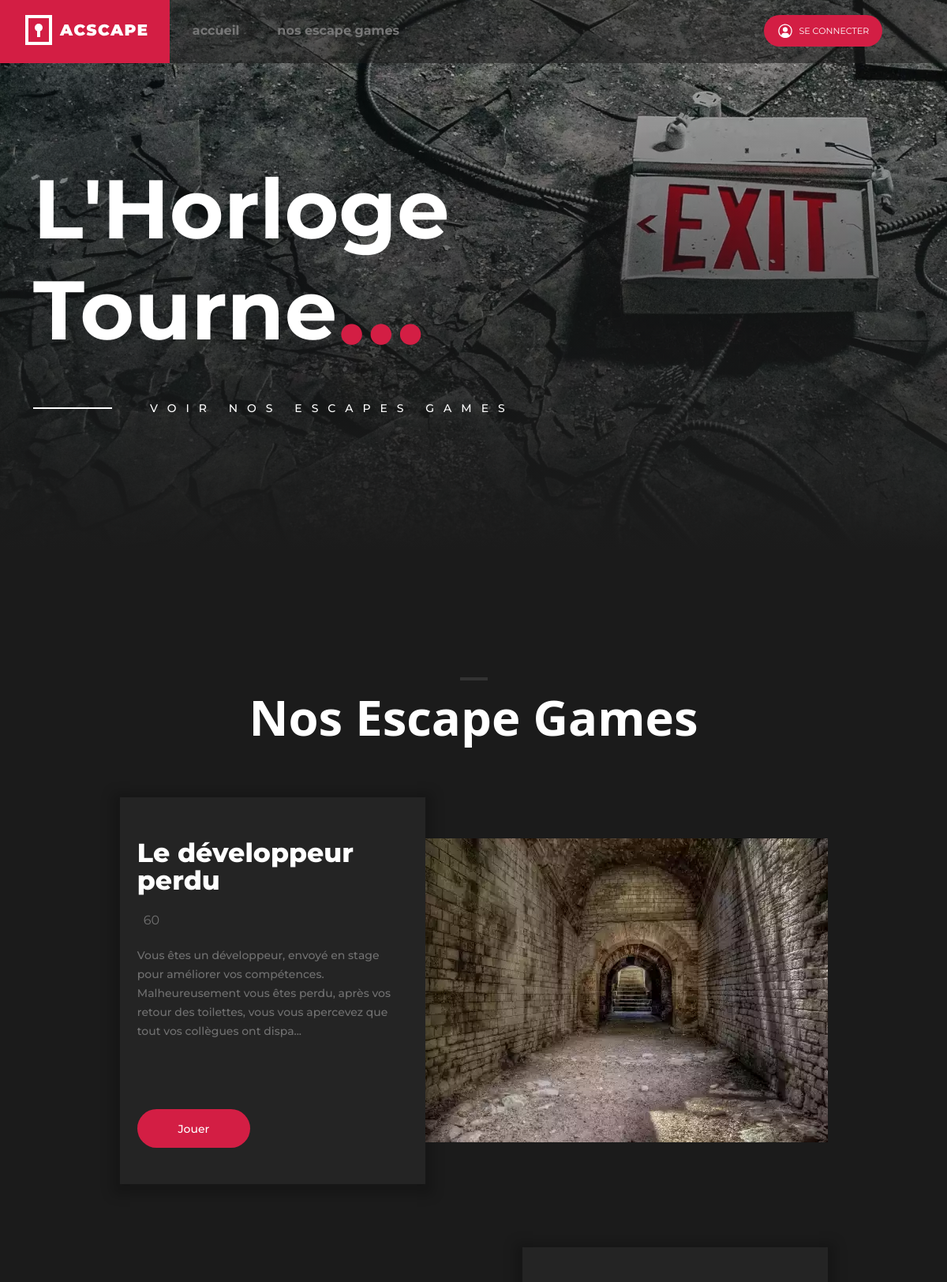
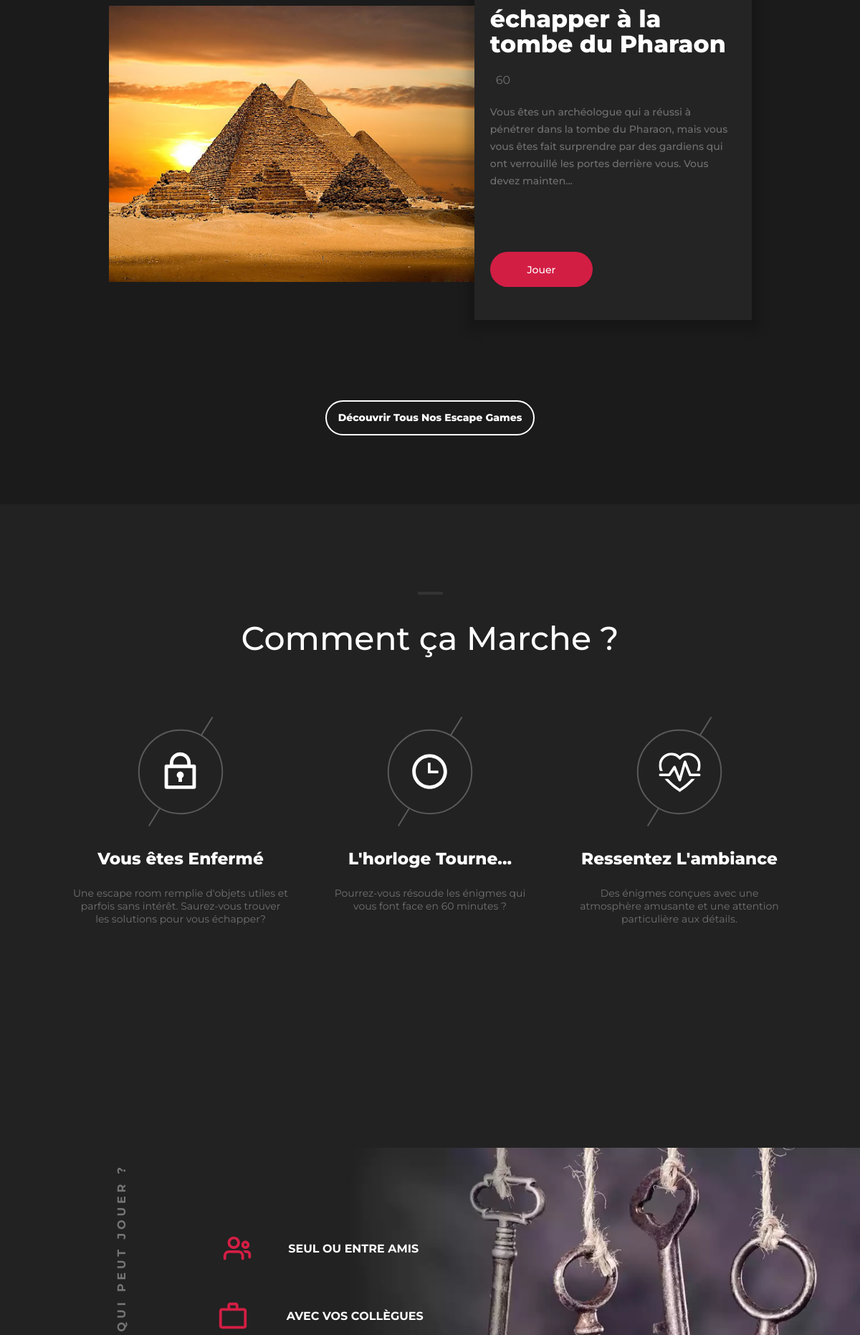
The page / (upper part) on the database its author committed (2 pictures, top to bottom).
### tables this page shows
CREATE TABLE IF NOT EXISTS `scripts` (
  `id` int(11) NOT NULL AUTO_INCREMENT,
  `title` varchar(255) NOT NULL,
  `difficulty` tinyint(4) NOT NULL DEFAULT '3',
  `description` text NOT NULL,
  `winner_msg` varchar(255) NOT NULL,
  `lost_msg` varchar(255) NOT NULL,
  `picture` text,
  `duration` int(11) NOT NULL DEFAULT '60',
  `user_id` int(11) NOT NULL,
  PRIMARY KEY (`id`),
  KEY `users` (`user_id`)
);

### app/Controllers/Controller.php (called while the page is built, shortened)
<?php
abstract class Controller {
    protected $db;
    public function __construct(DBConnection $db)
    {
        $this->db = $db;
    }
    protected function view(string $path, array $params = null)
    {
        $path = str_replace('.', DIRECTORY_SEPARATOR, $path);
        require VIEWS . $path . '.php';
        require VIEWS . 'layout.php';
    }
    protected function getDB()
    {
        return $this->db;
    }
}

### app/Controllers/BlogController.php (called while the page is built, shortened)
<?php
class BlogController extends Controller {
    public function welcome()
    {
        $script = new Script($this->getDB());
        $script = $script->all();
        return $this->view('home.welcome' , compact('script'));
    }
}

### routes/Route.php (called while the page is built, shortened)
<?php
class Route {
    public $path;
    public $action;
    public $matches;
    public function __construct($path, $action)
    {
        $this->path = trim($path, '/');
        $this->action = $action;
    }
    public function matches(string $url)
    {
        $path = preg_replace('#:([\w]+)#', '([^/]+)', $this->path);
        $pathToMatch = "#^$path$#";
        if (preg_match($pathToMatch, $url, $matches)) {
            $this->matches = $matches;
            return true;
        } else {
            return false;
        }
    }
    public function execute()
    {
        $params = explode('@', $this->action);
        $controller = new $params[0](new DBConnection(DB_NAME, DB_HOST, DB_USER, DB_PWD));
        $method = $params[1];
        return isset($this->matches[1]) ? $controller->$method($this->matches[1]) : $controller->$method();
    }
}

### routes/Router.php (called while the page is built, shortened)
<?php
class Router {
    public $url;
    public $routes = [];
    public function __construct($url)
    {
        $this->url = trim($url, '/');
    }
    public function get(string $path, string $action)
    {
        $this->routes['GET'][] = new Route($path, $action);
    }
    public function post(string $path, string $action)
    {
        $this->routes['POST'][] = new Route($path, $action);
    }
    public function run()
    {
        foreach ($this->routes[$_SERVER['REQUEST_METHOD']] as $route) {
            if ($route->matches($this->url)) {
                return $route->execute();
            }
        }
        throw new NotFoundException("La page demandée est introuvable.");
    }
}

### public/index.php (called while the page is built, shortened)
<?php
$router = new Router($_GET['url']);
$router->get('/', 'App\Controllers\BlogController@welcome');
$router->get('/index', 'App\Controllers\BlogController@index');
$router->get('/show/:id', 'App\Controllers\BlogController@show');
$router->get('/login', 'App\Controllers\UserController@login');
$router->post('/login', 'App\Controllers\UserController@loginPost');
$router->get('/logout', 'App\Controllers\UserController@logout');
$router->get('/register', 'App\Controllers\UserController@register');
$router->post('/register', 'App\Controllers\UserController@registerPost');
$router->get('/forgot', 'App\Controllers\UserController@forgot');
$router->post('/forgot', 'App\Controllers\UserController@forgotPost');
$router->get('/reset', 'App\Controllers\UserController@reset');
$router->post('/reset', 'App\Controllers\UserController@resetPost');
$router->get('/ingame/:id', 'App\Controllers\InGameController@index');
$router->get('/ingame/show', 'App\Controllers\InGameController@show');
$router->get('/json/data', 'App\Controllers\InGameController@jsonGame');
$router->get('/admin/posts', 'App\Controllers\Admin\PostController@index');
$router->get('/admin/script', 'App\Controllers\Admin\ScriptController@index');
$router->get('/admin/script/create', 'App\Controllers\Admin\ScriptController@create');
$router->post('/admin/script/create', 'App\Controllers\Admin\ScriptController@createScript');
$router->post('/admin/script/delete/:id', 'App\Controllers\Admin\ScriptController@destroy');
$router->get('/admin/script/edit/:id', 'App\Controllers\Admin\ScriptController@edit');
$router->post('/admin/script/edit/:id', 'App\Controllers\Admin\ScriptController@update');
$router->get('/admin/script/show/:id', 'App\Controllers\Admin\ScriptController@show');
$router->get('/admin/room/create', 'App\Controllers\Admin\RoomController@create');
$router->post('/admin/room/create', 'App\Controllers\Admin\RoomController@createRoom');
$router->post('/admin/room/delete/:id', 'App\Controllers\Admin\RoomController@destroy');
$router->get('/admin/room/edit/:id', 'App\Controllers\Admin\RoomController@edit');
$router->post('/admin/room/edit/:id', 'App\Controllers\Admin\RoomController@update');
$router->get('/admin/room/show/:id', 'App\Controllers\Admin\RoomController@show');
$router->get('/admin/furniture', 'App\Controllers\Admin\FurnitureController@index');
$router->get('/admin/furniture/create', 'App\Controllers\Admin\FurnitureController@create');
$router->post('/admin/furniture/create', 'App\Controllers\Admin\FurnitureController@createFurniture');
$router->post('/admin/furniture/delete/:id', 'App\Controllers\Admin\FurnitureController@destroy');
$router->get('/admin/furniture/edit/:id', 'App\Controllers\Admin\FurnitureController@edit');
$router->post('/admin/furniture/edit/:id', 'App\Controllers\Admin\FurnitureController@update');
$router->get('/admin/furniture/show/:id', 'App\Controllers\Admin\FurnitureController@show');
$router->get('/admin/objects', 'App\Controllers\Admin\ObjectsController@index');
$router->get('/admin/objects/create', 'App\Controllers\Admin\ObjectsController@create');
$router->post('/admin/objects/create', 'App\Controllers\Admin\ObjectsController@createObject');
$router->post('/admin/objects/delete/:id', 'App\Controllers\Admin\ObjectsController@destroy');
$router->get('/admin/objects/edit/:id', 'App\Controllers\Admin\ObjectsController@edit');
$router->post('/admin/objects/edit/:id', 'App\Controllers\Admin\ObjectsController@update');
$router->get('/admin/objects/show/:id', 'App\Controllers\Admin\ObjectsController@show');
$router->get('/admin/interactions', 'App\Controllers\Admin\InteractionsController@index');
$router->get('/admin/interactions/create', 'App\Controllers\Admin\InteractionsController@create');
$router->post('/admin/interactions/create', 'App\Controllers\Admin\InteractionsController@createInteraction');
$router->post('/admin/interactions/delete/:id', 'App\Controllers\Admin\InteractionsController@destroy');
$router->get('/admin/interactions/edit/:id', 'App\Controllers\Admin\InteractionsController@edit');
$router->post('/admin/interactions/edit/:id', 'App\Controllers\Admin\InteractionsController@update');
$router->get('/admin/interactions/show/:id', 'App\Controllers\Admin\InteractionsController@show');
$router->get('/admin/padlock', 'App\Controllers\Admin\PadlockController@index');
$router->get('/admin/padlock/create', 'App\Controllers\Admin\PadlockController@create');
$router->post('/admin/padlock/create', 'App\Controllers\Admin\PadlockController@createPadlock');
$router->post('/admin/padlock/delete/:id', 'App\Controllers\Admin\PadlockController@destroy');
$router->get('/admin/padlock/edit/:id', 'App\Controllers\Admin\PadlockController@edit');
$router->post('/admin/padlock/edit/:id', 'App\Controllers\Admin\PadlockController@update');
$router->get('/admin/padlock/show/:id', 'App\Controllers\Admin\PadlockController@show');
$router->get('/admin/game', 'App\Controllers\Admin\GameController@index');
try {
    $router->run();
} catch (NotFoundException $e) {
    return $e->error404();
}

### app/Models/Model.php (called while the page is built, shortened)
<?php
abstract class Model {
    protected $db;
    protected $table;
    public function __construct(DBConnection $db)
    {
        $this->db = $db;
    }
    public function all()
    {
        return $this->query("SELECT * FROM {$this->table}  ORDER BY id DESC");
    }
    public function query(string $sql, array $param = null, bool $single = null)
    {
        $method = is_null($param) ? 'query' : 'prepare';
        $fetch = is_null($single) ? 'fetchAll' : 'fetch';
        $stmt = $this->db->getPDO()->$method($sql);
        $stmt->setFetchMode(PDO::FETCH_CLASS, get_class($this), [$this->db]);
        if ($method === 'query') {
            return $stmt->$fetch();
        } else {
            $stmt->execute($param);
            return $stmt->$fetch();
        }
    }
}

### database/DBConnection.php (called while the page is built, shortened)
<?php
class DBConnection {
    private $dbname;
    private $host;
    private $username;
    private $password;
    private $pdo;
    public function __construct(string $dbname, string $host, string $username, string $password)
    {
        $this->dbname = $dbname;
        $this->host = $host;
        $this->username = $username;
        $this->password = $password;
    }
    public function getPDO(): PDO
    {
        return $this->pdo ?? $this->pdo = new PDO("mysql:dbname={$this->dbname};host={$this->host}", $this->username, $this->password, [
            PDO::ATTR_ERRMODE => PDO::ERRMODE_EXCEPTION,
            PDO::ATTR_DEFAULT_FETCH_MODE => PDO::FETCH_OBJ,
            PDO::MYSQL_ATTR_INIT_COMMAND => 'SET CHARACTER SET UTF8'
        ]);
    }
}

### views/home/welcome.php (the view, shortened to what this page needs)
<?php $title = "ACScape Accueil";
$script = $params['script'];
?>
<section class="container-fluid homepageTop d-flex align-items-center">
    <div class="hook container">
        <div class="title d-flex flex-column mb-3">
            <p class="m-0">L'Horloge </p>
            <div class="d-flex">
                <p class="m-0">Tourne</p>
                <div class="d-flex align-items-end little_red_circle">
                    <span>&#x25CF;</span><span>&#x25CF;</span><span>&#x25CF;</span>
                </div>
            </div>
        </div>
        <div class="line_text d-flex align-items-center gap-5">
            <span class="line"></span>
            <a href="/index">
                voir nos escapes games
            </a>
        </div>
    </div>
</section>
<section class="enigmes container d-flex flex-column gap-5 justify-content-evenly my-5" id='first_section'>
    <div class="d-flex flex-column justify-content-center align-items-center">
        <span class="mini_line"></span>
        <h3 class="text-center subtitle">Nos Escape Games</h3>
    </div>
    <div class="first_game d-flex flex-column flex-lg-row justify-content-center my-3">
        <div class="content_game col-lg-4 flex-lg-column d-lg-flex justify-content-evenly">
            <div class="title_game">
                <h3><?= $script[0]->title ?></h3>
            </div>
            <div class="time_game d-flex gap-2 align-items-center mb-3 mt-2">
                <p class="m-0 duration_color"><?= $script[0]->duration ?></p>
            </div>
            <div class="description_game">
                <p><?= substr($script[0]->description, 0, 200) . '...'?></p>
            </div>
            <div class="button_game mt-5 pt-3 mb-3">
                <a class='d-flex justify-content-center align-items-center' href="/show/<?= $script[0]->id?>">Jouer</a>
            </div>
        </div>
        <div class="img_game my-auto col-lg-8 row">
            <img src="\assets\pictures\scripts\<?= $script[0]->picture ?>" class="img-fluid" alt="" width="510"
                height="534">
            <a class='d-flex justify-content-center align-items-center' href="/show/<?= $script[0]->id?>">Jouer</a>
        </div>
    </div>
    <div class="second_game d-flex flex-column-reverse flex-lg-row justify-content-center my-3">
        <div class="img_game my-auto col-lg-8 row">
            <img src="\assets\pictures\scripts\<?= $script[1]->picture ?>" class="img-fluid" alt="" width="510"
                height="534">
            <a class='d-flex justify-content-center align-items-center' href="/show/<?= $script[1]->id?>"> </a>
        </div>
        <div class="content_game col-lg-4 flex-lg-column d-lg-flex justify-content-evenly">
            <div class="title_game">
                <h3><?= $script[1]->title ?></h3>
            </div>
            <div class="time_game d-flex gap-2 align-items-center mb-3 mt-2">
                <p class="m-0 duration_color"><?= $script[0]->duration ?></p>
            </div>
            <div class="description_game">
                <p><?= substr($script[1]->description, 0, 200) . '...'?></p>
            </div>
            <div class="button_game mt-5 pt-3 mb-3">
                <a class='d-flex justify-content-center align-items-center' href="/show/<?= $script[1]->id?>">Jouer</a>
            </div>
        </div>
    </div>
    <a class="discover_all_game px-3 my-5 d-flex justify-content-center align-items-center mx-auto"
        href="/index">Découvrir Tous Nos Escape Games</a>
</section>
<section class="rules container-fluid p-3">
    <div class="rules_content container">
        <div
            class="rules_home_content d-lg-flex justify-content-evenly align-items-center flex-column gap-4 my-3 py-3 my-lg-5 py-lg-5">
            <div class="d-flex justify-content-center align-items-center flex-column gap-4 mb-5">
                <span class="mini_line"></span>
                <h2 class="title_rules text-center">Comment ça Marche ?</h2>
            </div>
            <div class="circle_rules d-lg-flex justify-content-center align-items-center gap-5">
                <div
                    class="card_rule d-flex justify-content-center align-items-center flex-column mx-auto gap-4 my-lg-0 my-5">
                    <img src="assets/front/icons/circle_padlock.svg" class="img" alt="...">
                    <div class="card-body d-flex  align-items-center flex-column gap-3">
                        <h3 class="title-card my-2">Vous êtes Enfermé</h3>
                        <p class="text-card">Une escape room remplie d'objets utiles et parfois sans intérêt.
                            Saurez-vous trouver les solutions pour vous échapper?</p>
                    </div>
                </div>
                <div
                    class="card_rule d-flex justify-content-center align-items-center flex-column mx-auto gap-4 my-lg-0 my-5">
                    <img src="assets/front/icons/circle_clock.svg" class="img" alt="...">
                    <div class="card-body d-flex  align-items-center flex-column gap-3">
                        <h3 class="title-card my-2">L'horloge Tourne...</h3>
                        <p class="text-card">Pourrez-vous résoude les énigmes qui vous font face en 60 minutes ?</p>
                    </div>
                </div>
                <div
                    class="card_rule d-flex justify-content-center align-items-center flex-column mx-auto my-lg-0 my-5 gap-4">
                    <img src="assets/front/icons/circle_heart.svg" class="img" alt="...">
                    <div class="card-body d-flex align-items-center flex-column gap-3">
                        <h3 class="title-card my-2">Ressentez L'ambiance</h3>
                        <p class="text-card">Des énigmes conçues avec une atmosphère amusante et une attention
                            particulière aux détails.</p>
                    </div>
                </div>
            </div>
        </div>
    </div>
</section>
<section class="who_play_container d-flex container-fluid">
    <div class="who_play_content d-flex flex-column flex-lg-row container">
        <div
            class="rotate_who_play_game d-flex justify-content-center align-items-center gap-3 flex-column flex-lg-row my-5 my-lg-0 ">
            <p>QUI PEUT JOUER ?</p>
        </div>
        <div class="details_who_play d-flex justify-content-center align-items-center flex-column gap-5 me-auto">
            <div class="first_detail d-flex justify-content-center align-items-center gap-5">
                <img src="assets/front/icons/person_group.svg" alt="">
                <p class="m-0">seul ou entre amis</p>
            </div>
            <div class="second_detail d-flex justify-content-center align-items-center gap-5">
                <img class="pe-1" src="assets/front/icons/work_valise.svg" alt="">
                <p class="m-0">avec vos collègues</p>
            </div>
        </div>
    </div>
</section>

### rows shown on the page
scripts: title "Le développeur perdu", duration "60", description "Vous êtes un développeur, envoyé en stage pour améliorer vos compétences. Malheureusement vous êtes perdu, après vos retour des toilettes, vous vous apercevez que tout vos collègues ont dispa", picture (picture)
scripts: picture (picture), title "échapper à la tombe du Pharaon", description "Vous êtes un archéologue qui a réussi à pénétrer dans la tombe du Pharaon, mais vous vous êtes fait surprendre par des gardiens qui ont verrouillé les portes derrière vous. Vous devez mainten"
